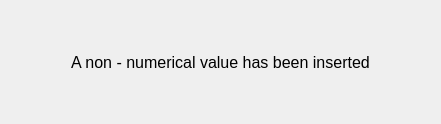
<?xml version="1.0" encoding="UTF-8"?>
<ui version="4.0">
 <class>Dialog</class>
 <widget class="QDialog" name="Dialog">
  <property name="geometry">
   <rect>
    <x>0</x>
    <y>0</y>
    <width>441</width>
    <height>124</height>
   </rect>
  </property>
  <property name="windowTitle">
   <string>Non-Numerical Input</string>
  </property>
  <layout class="QVBoxLayout" name="verticalLayout">
   <item>
    <widget class="QLabel" name="label">
     <property name="font">
      <font>
       <pointsize>12</pointsize>
      </font>
     </property>
     <property name="text">
      <string>A non - numerical value has been inserted</string>
     </property>
     <property name="alignment">
      <set>Qt::AlignCenter</set>
     </property>
    </widget>
   </item>
  </layout>
 </widget>
 <resources/>
 <connections/>
</ui>
